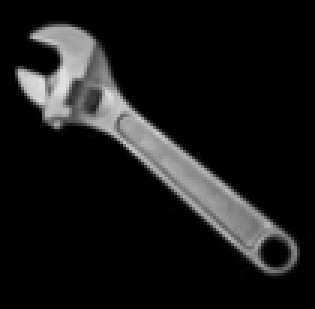
#> input picture camera_and_imaging/spanner_gray.png, 105 x 103 px (shown 3 times larger)
$ python geometric_properties.py
#> lines starting #> are read from the running program, lines starting #| are printed output that depends on the picture; after the words box and inside, x2 and y2 are one past the last pixel; in counts of white or black regions, pixels touching at a corner belong together; long printed decimals are rounded
import numpy as np
import cv2
import matplotlib.pyplot as plt
# https://www.coursera.org/learn/cameraandimaging/ungradedWidget/Ijloy/4-2-geometric-properties
width = 100
height = 100
img=cv2.imread("spanner_gray.png", cv2.IMREAD_GRAYSCALE)
#> img is the input picture: shape (103, 105); min 0, max 225, mean 24.2
# img=cv2.imread("glue_gray.png", cv2.IMREAD_GRAYSCALE)
# img=cv2.imread("sample.png", cv2.IMREAD_GRAYSCALE)
img = cv2.resize(img, (width, height))
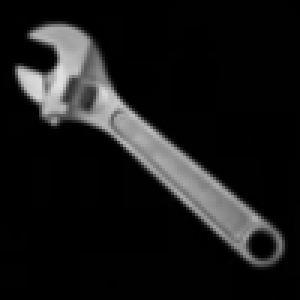
#> img: shape (100, 100) (shown 3 times larger); min 0, max 224, mean 24.2
# [10 lines of commented-out code are left out]

threshold = 25
# threshold = 40

thresholded_image = threshold <= img
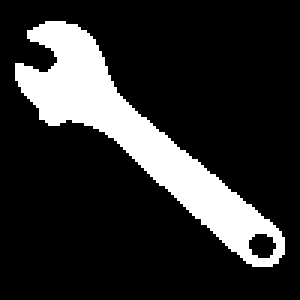
#> thresholded_image: shape (100, 100) bool (shown 3 times larger); 17.9% white; 1 white region, box (x1, y1, x2, y2) and area: (5, 7, 95, 89) 1787
# plt.imshow(thresholded_image)
# plt.show()

## zeroth moment calculation

A = np.sum(thresholded_image)  # area
#> A = 1787

x_bar = sum(sum(x * column) for x, column in enumerate(thresholded_image.T)) / A
#> x_bar = 45.16
print(f"x_bar = {x_bar}")
#| x_bar = 45.158
y_bar = sum(sum(y * row) for y, row in enumerate(thresholded_image)) / A
#> y_bar = 45.03
print(f"y_bar = {y_bar}")
#| y_bar = 45.032

plt.annotate("$\\bar{x}$, $\\bar{y}$", (x_bar, y_bar))
# plt.imshow(img)
# plt.show()


## axis least second moment

a = sum(sum(column * (x - x_bar) ** 2) for x, column in enumerate(thresholded_image.T))
#> a = 1041104.2
print(f"a = {a}")
#| a = 1041104.182
b = sum(sum(value * (x - x_bar) * (y - y_bar) for x, value in enumerate(row)) for y, row in enumerate(thresholded_image)) * 2
#> b = 1708959.6
print(f"b = {b}")
#| b = 1708959.630
c = sum(sum(row * (y - y_bar) ** 2) for y, row in enumerate(thresholded_image))
#> c = 818378.1
print(f"c = {c}")
#| c = 818378.118

theta_min_degrees = 0.5 * (np.arctan(b / ( a - c))) * 180 / np.pi
#> theta_min_degrees = 41.29
theta_max_degrees = theta_min_degrees + 90
#> theta_max_degrees = 131.3

theta_min = theta_min_degrees * np.pi / 180
#> theta_min = 0.721
theta_max = theta_max_degrees * np.pi / 180
#> theta_max = 2.29

if (a - c) * np.cos(2 * theta_min) + b * np.sin(2 * theta_min) < 0:  # concave down → max
    theta_max, theta_min = theta_min, theta_max

positive_concavity = (a - c) * np.cos(2 * theta_min) + b * np.sin(2 * theta_min)
#> positive_concavity = 1723412.3
assert positive_concavity > 0
negative_concavity = (a - c) * np.cos(2 * theta_max) + b * np.sin(2 * theta_max)
#> negative_concavity = -1723412.3
assert negative_concavity < 0

theta_min_degrees = theta_min * 180 / np.pi
print(f"theta_min_degrees = {theta_min_degrees}")
#| theta_min_degrees = 41.287
theta_max_degrees = theta_max * 180 / np.pi
print(f"theta_max_degrees = {theta_max_degrees}")
#| theta_max_degrees = 131.287

## the lines: x sin(theta) - y cos(theta) + rho = 0

rho_min = - x_bar * np.sin(theta_min) + y_bar * np.cos(theta_min)
#> rho_min = 4.04
print(f"rho_min = {rho_min}")
#| rho_min = 4.041
rho_max = - x_bar * np.sin(theta_max) + y_bar * np.cos(theta_max)
#> rho_max = -63.65
print(f"rho_max = {rho_max}")
#| rho_max = -63.646

x = np.array([i for i in range(width)])
y_max = (x * np.sin(theta_max) + rho_max) / np.cos(theta_max)
#> y_max = 100 values, max 96.46 at index 0, min -16.28 at index 99, mean 40.09
y_min = (x * np.sin(theta_min) + rho_min) / np.cos(theta_min)
#> y_min = 100 values from 5.38 to 92.31

## roundedness

E_min = a * np.sin(theta_min) ** 2 - b * np.sin(theta_min) * np.cos(theta_min) + c * np.cos(theta_min) ** 2
#> E_min = 68035
E_max = a * np.sin(theta_max) ** 2 - b * np.sin(theta_max) * np.cos(theta_max) + c * np.cos(theta_max) ** 2
#> E_max = 1791447.3
roundedness = E_min / E_max
#> roundedness = 0.038
print(f"roundedness = {roundedness}")
#| roundedness = 0.03798

## plotting

plt.plot(x, y_max)
plt.plot(x, y_min, label="min")
plt.imshow(thresholded_image, cmap="gray")
plt.legend()
plt.show()
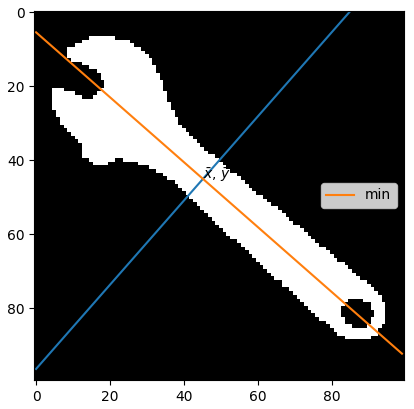
#> figure drawn by matplotlib, 1 panel
